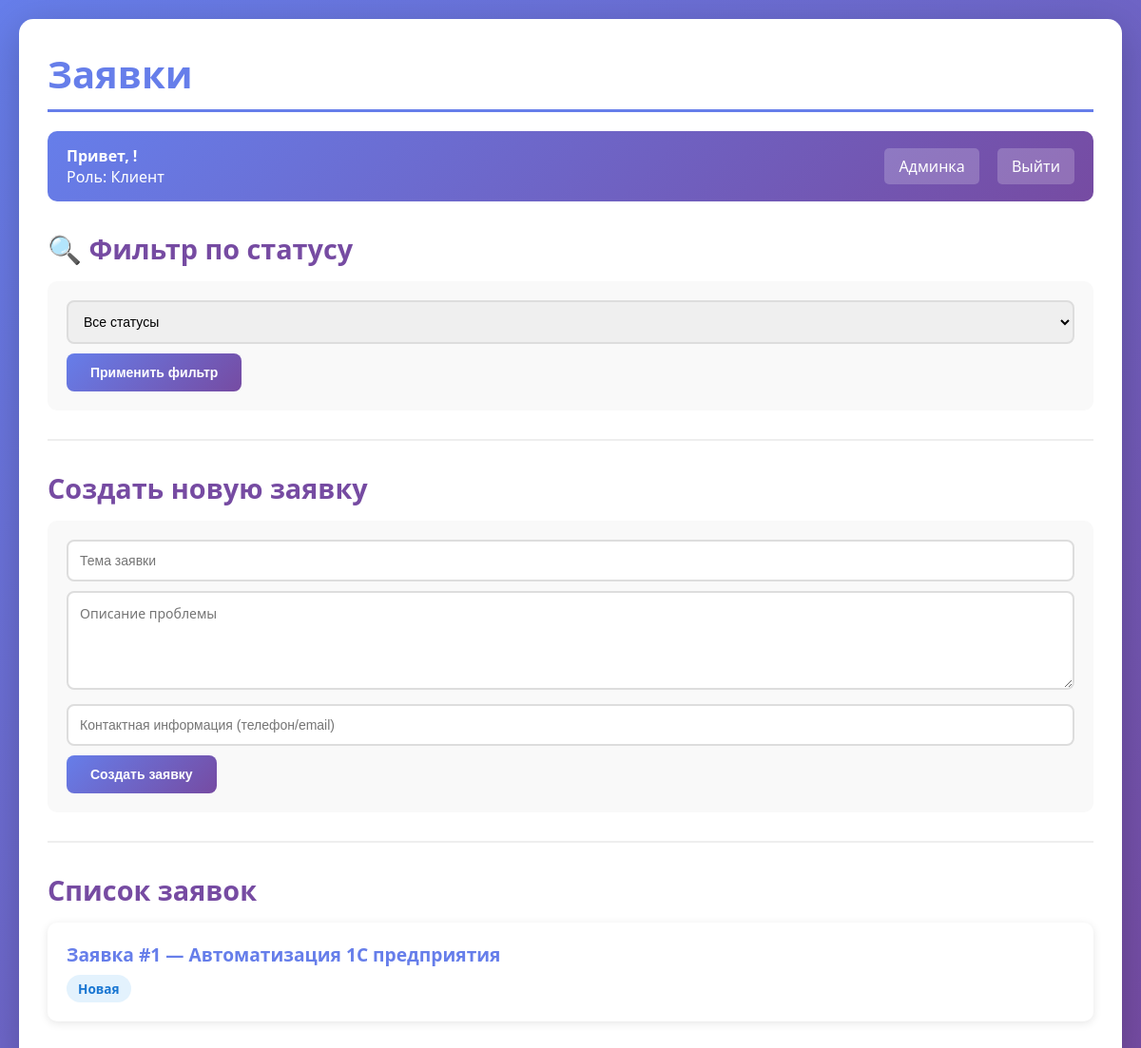
Page /tickets/ (signed in) on the committed database.
### users/models.py (models this page shows, shortened)
class CustomUser(AbstractUser):
    class Role(models.TextChoices):
        CLIENT = 'CLIENT', 'Клиент'
        STAFF = 'STAFF', 'Сотрудник поддержки'
        ADMIN = 'ADMIN', 'Администратор'
    surname = models.CharField(max_length=100, verbose_name="Фамилия")
    name = models.CharField(max_length=100, verbose_name="Имя")
    patronymic = models.CharField(max_length=100, blank=True, null=True, verbose_name="Отчество")
    birth_date = models.DateField(blank=True, null=True, verbose_name="Дата рождения")
    role = models.CharField(
        max_length=10,
        choices=Role.choices,
        default=Role.CLIENT,
        verbose_name="Роль"
    )
    contact_phone = models.CharField(
        max_length=20,
        blank=True,
        null=True,
        verbose_name="Контактный телефон"
    )
    class Meta:
        verbose_name = "Пользователь"
        verbose_name_plural = "Пользователи"

### tickets/models.py (models this page shows, shortened)
class Ticket(models.Model):
    class Status(models.TextChoices):
        NEW = 'NEW', 'Новая'
        IN_PROGRESS = 'IN_PROGRESS', 'На рассмотрении'
        WAITING = 'WAITING', 'Ожидание клиента'
        CLOSED = 'CLOSED', 'Закрыта'
        REJECTED = 'REJECTED', 'Отклонена'
        CANCELED = 'CANCELED', 'Отменена'
    class Priority(models.TextChoices):
        LOW = 'LOW', 'Низкий'
        MEDIUM = 'MEDIUM', 'Средний'
        HIGH = 'HIGH', 'Высокий'
    author = models.ForeignKey(
        settings.AUTH_USER_MODEL,
        on_delete=models.CASCADE,
        related_name='tickets',
        verbose_name="Автор (Клиент)",
        help_text="Клиент, создавший заявку"
    )
    executor = models.ForeignKey(
        settings.AUTH_USER_MODEL,
        on_delete=models.SET_NULL,
        null=True,
        blank=True,
        related_name='assigned_tickets',
        verbose_name="Исполнитель",
        help_text="Сотрудник, назначенный на заявку"
    )
    title = models.CharField(max_length=200, verbose_name="Тема заявки")
    description = models.TextField(verbose_name="Описание проблемы")
    contact_info = models.CharField(
        max_length=255,
        blank=True,
        verbose_name="Контактная информация"
    )
    status = models.CharField(
        max_length=20,
        choices=Status.choices,
        default=Status.NEW,
        verbose_name="Статус"
    )
    priority = models.CharField(
        max_length=10,
        choices=Priority.choices,
        default=Priority.MEDIUM,
        verbose_name="Приоритет"
    )
    created_at = models.DateTimeField(auto_now_add=True, verbose_name="Дата создания")
    updated_at = models.DateTimeField(auto_now=True, verbose_name="Дата обновления")
    appointment_time = models.DateTimeField(
        blank=True,
        null=True,
        verbose_name="Время приёма в офисе"
    )
    rejection_reason = models.TextField(
        blank=True,
        null=True,
        verbose_name="Причина отклонения"
    )
    contract_pdf = models.FileField(
        upload_to='contracts/%Y/%m/%d/',
        blank=True,
        null=True,
        verbose_name="PDF-договор"
    )
    class Meta:
        verbose_name = "Заявка"
        verbose_name_plural = "Заявки"
        ordering = ['-created_at']  # Новые заявки сверху

### tickets/views.py (the view)
# urls.py: path('', views.ticket_list, name='ticket_list'),
@login_required
def ticket_list(request):
    if request.user.role == 'CLIENT':
        tickets = Ticket.objects.filter(author=request.user)
    else:
        tickets = Ticket.objects.all()
    status_filter = request.GET.get('status')
    if status_filter:
        tickets = tickets.filter(status=status_filter)
    paginator = Paginator(tickets, 10)
    page_number = request.GET.get('page')
    page_obj = paginator.get_page(page_number)
    context = {
        'tickets': page_obj,
        'status_choices': Ticket.Status.choices,
        'form': TicketCreateForm(),
    }
    return render(request, 'tickets/ticket_list.html', context)

### tickets/forms.py
class TicketCreateForm(forms.ModelForm):
    class Meta:
        model = Ticket
        fields = ['title', 'description', 'contact_info']
        widgets = {
            'title': forms.TextInput(attrs={
                'class': 'form-input',
                'placeholder': 'Тема заявки',
                'required': True
            }),
            'description': forms.Textarea(attrs={
                'class': 'form-input',
                'rows': 4,
                'placeholder': 'Описание проблемы',
                'required': True
            }),
            'contact_info': forms.TextInput(attrs={
                'class': 'form-input',
                'placeholder': 'Телефон или Email'
            }),
        }

### tickets/templates/tickets/ticket_list.html (shortened to what this page needs)
{% load static %}
<!DOCTYPE html>
<html lang="ru">
<head>
    <link rel="stylesheet" href="{% static 'css/style.css' %}">
</head>
<body>
    <div class="container">
        <h1>Заявки</h1>
        <div class="user-info">
            <div>
                <strong>Привет, {{ user.surname }} {{ user.name }}!</strong>
                <br>Роль: {{ user.get_role_display }}
            </div>
            <div>
                <a href="{% url 'admin:index' %}">Админка</a>
                <a href="/admin/logout/">Выйти</a>
            </div>
        </div>
        <h2>🔍 Фильтр по статусу</h2>
        <form method="get">
            <select name="status">
                <option value="">Все статусы</option>
            </select>
            <button type="submit">Применить фильтр</button>
        </form>
        <hr>
        <h2>Создать новую заявку</h2>
        <form method="post" action="{% url 'ticket_create' %}">
            <input type="text" name="title" placeholder="Тема заявки" required>
            <textarea name="description" placeholder="Описание проблемы" rows="4" required></textarea>
            <input type="text" name="contact_info" placeholder="Контактная информация (телефон/email)">
            <button type="submit">Создать заявку</button>
        </form>
        <hr>
        <h2>Список заявок</h2>
        <ul>
            {% for ticket in tickets %}
                <li>
                    <a href="{% url 'ticket_detail' ticket.id %}">
                        Заявка #{{ ticket.id }} — {{ ticket.title }}
                    </a>
                    <br>
                    <span class="status
                        {% if ticket.status == 'NEW' %}status-new
                        {% elif ticket.status == 'IN_PROGRESS' %}status-in-progress
                        {% elif ticket.status == 'WAITING' %}status-waiting
                        {% elif ticket.status == 'CLOSED' %}status-closed
                        {% elif ticket.status == 'REJECTED' %}status-rejected
                        {% elif ticket.status == 'CANCELED' %}status-canceled
                        {% endif %}">
                        {{ ticket.get_status_display }}
                    </span>
                </li>
            {% empty %}
                <li>Заявок пока нет. Создайте первую заявку выше!</li>
            {% endfor %}
        </ul>
    </div>
</body>
</html>

### static/css/style.css (style rules this page uses)
* { margin: 0; padding: 0; box-sizing: border-box; }
body { font-family: 'Segoe UI', Tahoma, Geneva, Verdana, sans-serif; background: linear-gradient(135deg, #667eea 0%, #764ba2 100%); min-height: 100vh; padding: 20px; color: #333; }
.container { max-width: 1200px; margin: 0 auto; background: white; border-radius: 15px; box-shadow: 0 10px 40px rgba(0, 0, 0, 0.2); padding: 30px; }
h1 { color: #667eea; margin-bottom: 20px; font-size: 2.5em; border-bottom: 3px solid #667eea; padding-bottom: 10px; }
h2 { color: #764ba2; margin-top: 30px; margin-bottom: 15px; font-size: 1.8em; }
.user-info { background: linear-gradient(135deg, #667eea 0%, #764ba2 100%); color: white; padding: 15px 20px; border-radius: 10px; margin-bottom: 20px; display: flex; justify-content: space-between; align-items: center; }
.user-info a { color: white; text-decoration: none; margin-left: 15px; padding: 8px 15px; background: rgba(255, 255, 255, 0.2); border-radius: 5px; transition: background 0.3s; }
form { background: #f9f9f9; padding: 20px; border-radius: 10px; margin-bottom: 20px; }
select, input[type="text"], input[type="email"], input[type="password"], textarea { width: 100%; padding: 12px; border: 2px solid #ddd; border-radius: 8px; font-size: 14px; transition: border-color 0.3s; margin-bottom: 10px; }
textarea { resize: vertical; min-height: 100px; font-family: inherit; }
button, .btn { background: linear-gradient(135deg, #667eea 0%, #764ba2 100%); color: white; padding: 12px 25px; border: none; border-radius: 8px; font-size: 14px; font-weight: 600; cursor: pointer; transition: transform 0.2s, box-shadow 0.2s; text-decoration: none; display: inline-block; }
ul { list-style-type: none; }
li { background: white; padding: 20px; margin-bottom: 15px; border-radius: 10px; box-shadow: 0 2px 10px rgba(0, 0, 0, 0.1); transition: transform 0.2s, box-shadow 0.2s; }
li a { color: #667eea; text-decoration: none; font-size: 1.2em; font-weight: 600; transition: color 0.3s; }
.status { display: inline-block; padding: 5px 12px; border-radius: 20px; font-size: 0.85em; font-weight: 600; margin-top: 8px; }
.status-new { background: #e3f2fd; color: #1976d2; }
hr { border: none; border-top: 2px solid #eee; margin: 30px 0; }
a { color: #667eea; transition: color 0.3s; }

### rows in the picture
CustomUser: role "Клиент"
Ticket: id "1", title "Автоматизация 1С предприятия", status "Новая"
